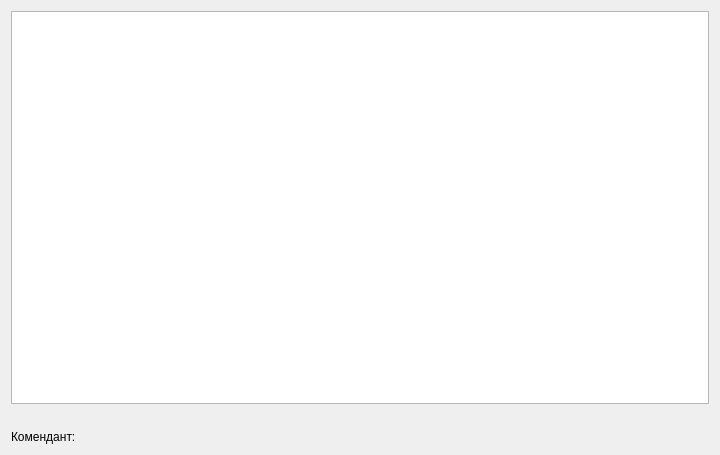
<?xml version="1.0" encoding="UTF-8"?>
<ui version="4.0">
 <class>View</class>
 <widget class="QWidget" name="View">
  <property name="geometry">
   <rect>
    <x>0</x>
    <y>0</y>
    <width>720</width>
    <height>455</height>
   </rect>
  </property>
  <property name="windowTitle">
   <string>Form</string>
  </property>
  <layout class="QVBoxLayout" name="verticalLayout">
   <item>
    <widget class="QTableView" name="tableView"/>
   </item>
   <item>
    <spacer name="verticalSpacer">
     <property name="orientation">
      <enum>Qt::Vertical</enum>
     </property>
     <property name="sizeType">
      <enum>QSizePolicy::Fixed</enum>
     </property>
     <property name="sizeHint" stdset="0">
      <size>
       <width>20</width>
       <height>20</height>
      </size>
     </property>
    </spacer>
   </item>
   <item>
    <widget class="QLabel" name="label">
     <property name="text">
      <string>Комендант:</string>
     </property>
    </widget>
   </item>
  </layout>
 </widget>
 <resources/>
 <connections/>
</ui>
